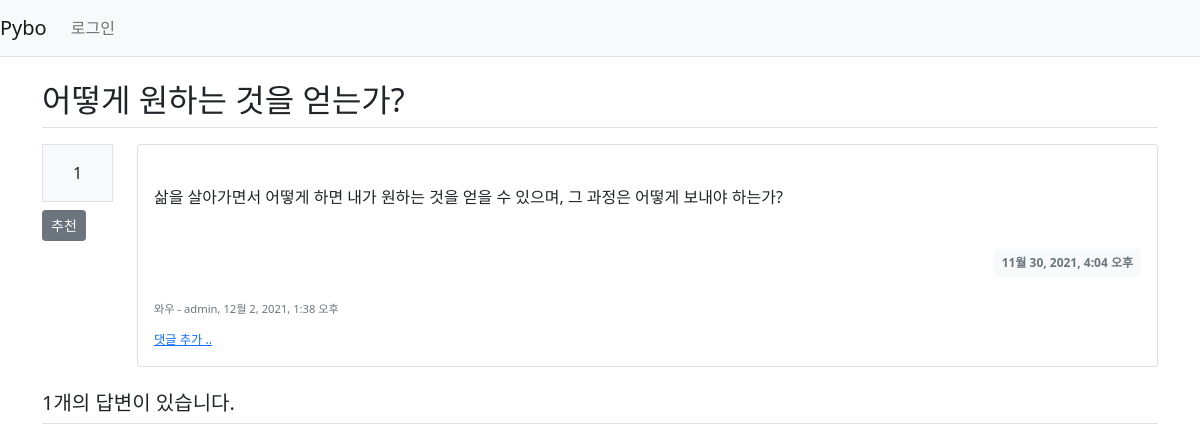
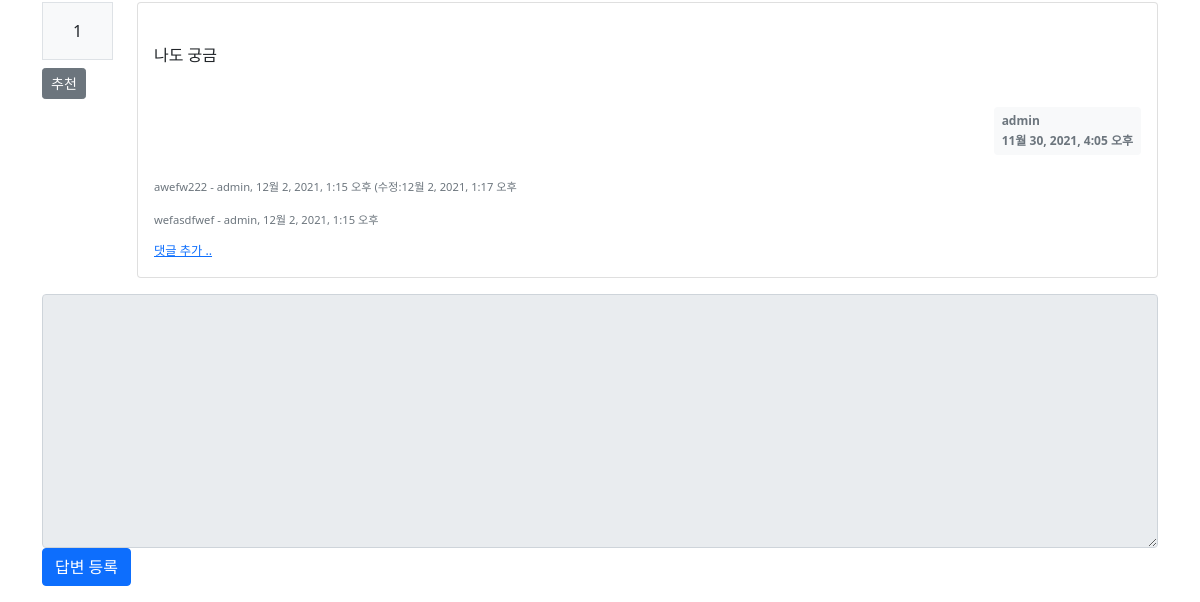
Page /pybo/307/ on the earlier database version (2 pictures, top to bottom).
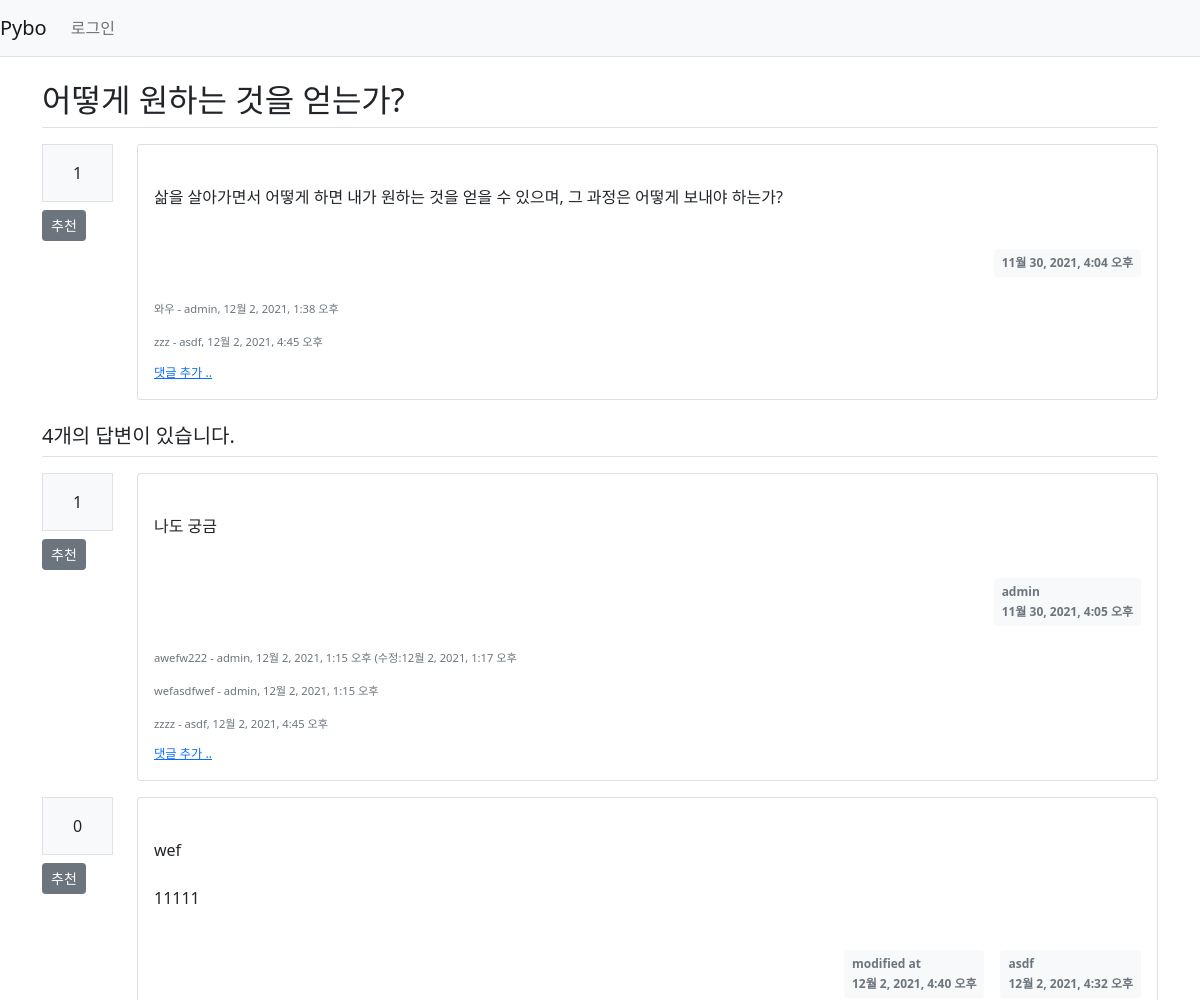
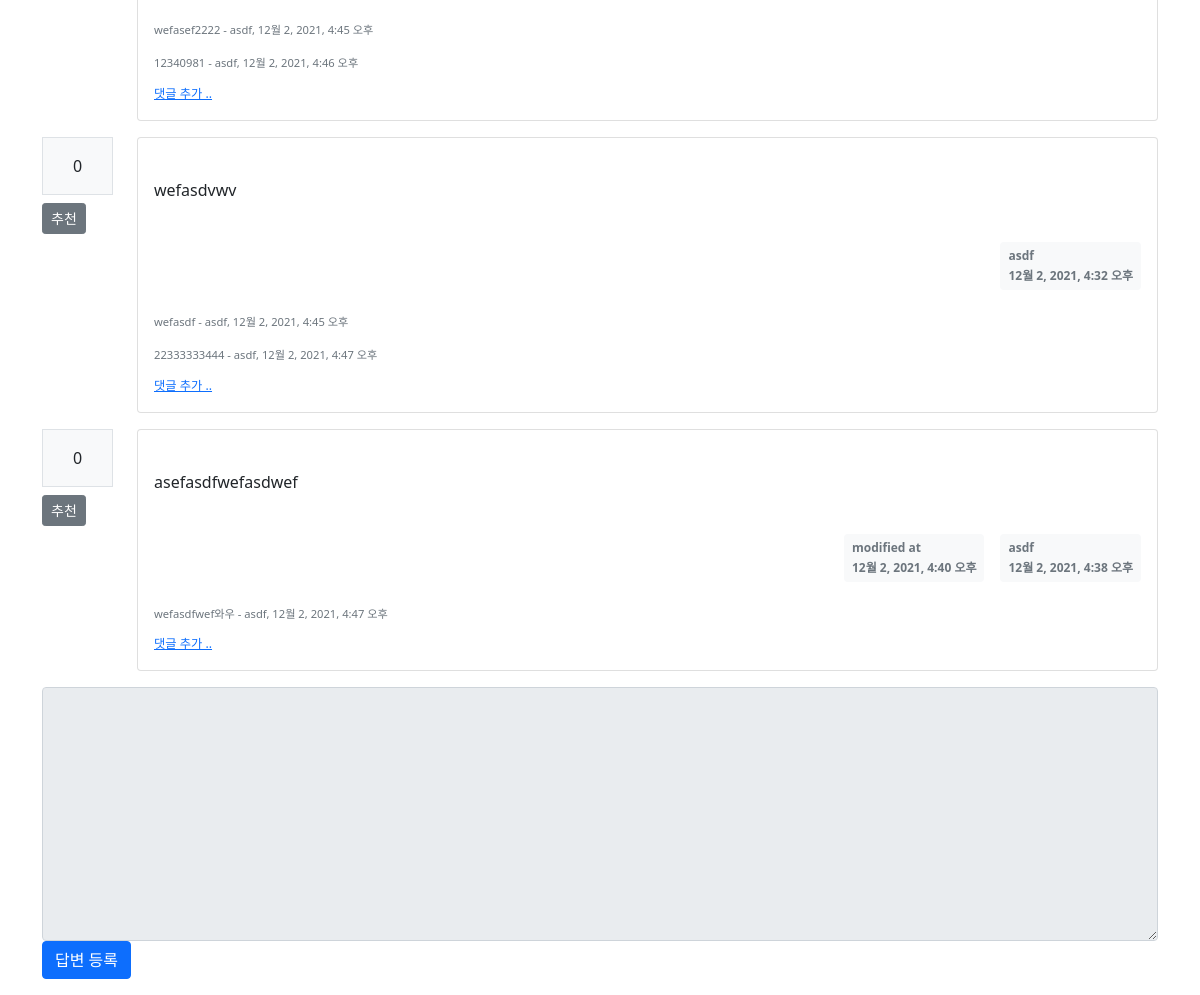
Same page on the later database version (2 pictures, top to bottom).
### pybo/models.py (models this page shows, shortened)
class Comment(models.Model):
    author = models.ForeignKey(User, on_delete=models.CASCADE)
    content = models.TextField()
    create_date = models.DateTimeField()
    modify_date = models.DateTimeField(null=True, blank=True)
    question = models.ForeignKey(Question, null=True, blank=True, on_delete=models.CASCADE)
    answer = models.ForeignKey(Answer, null=True, blank=True, on_delete=models.CASCADE)

class Question(models.Model):
    author = models.ForeignKey(User, on_delete=models.CASCADE, related_name='author_question')
    subject = models.CharField(max_length=200)
    content = models.TextField()
    modify_date = models.DateTimeField(null=True, blank=True)
    create_date = models.DateTimeField()
    voter = models.ManyToManyField(User, related_name='voter_question')

class Answer(models.Model):
    author = models.ForeignKey(User, on_delete=models.CASCADE, related_name='author_answer')
    question = models.ForeignKey(Question, on_delete=models.CASCADE)
    content = models.TextField()
    modify_date = models.DateTimeField(null=True, blank=True)
    create_date = models.DateTimeField()
    voter = models.ManyToManyField(User, related_name='voter_answer')

### pybo/views/base_views.py (the view)
# urls.py: path('<int:question_id>/', base_views.detail, name='detail'),
def detail(request, question_id):
    question = get_object_or_404(Question, pk=question_id)
    context = {'question': question}
    return render(request, 'pybo/question_detail.html', context)

### pybo/templatetags/pybo_filter.py (called while the page is built)
@register.filter()
def mark(value):
    extensions = ["nl2br", "fenced_code"]
    return mark_safe(markdown.markdown(value, extensions=extensions))

### templates/pybo/question_detail.html (shortened to what the changed rows need)
{% extends 'base.html' %}
{% load pybo_filter %}
{% block content %}
    <div class="container my-3">
        <h2 class="border-bottom py-2">{{ question.subject }} </h2>
        <div class="row my-3">
            <div class="col-1">
                <div class="bg-light text-center p-3 border mb-1">
                    {{ question.voter.count }}
                </div>
                <a href="#" data-uri="{% url 'pybo:vote_question' question.id %}"
                   class="recommend btn btn-sm btn-secondary btn-block my-1">추천</a>
            </div>
            <div class="col-11">
                <div class="card">
                    <div class="card-body">
                        <div class="card-text" style="white-space: pre-line;">
                            {{ question.content|mark }}
                        </div>
                        <div class="d-flex justify-content-end">
                            <div class="badge bg-light text-secondary p-2">
                                <div>{{ question.create_date }}</div>
                            </div>
                        </div>
                        {% if question.comment_set.count > 0 %}
                            <div class="mt-3">
                                {% for comment in question.comment_set.all %}
                                    <div class="comment py-2 text-muted">
                                        <span style="white-space: pre-line">{{ comment.content }}</span>
                                        <span>
                        - {{ comment.author }}, {{ comment.create_date }}
                    </span>
                                    </div>
                                {% endfor %}
                            </div>
                        {% endif %}
                    </div>
                </div>
            </div>
        </div>
        <h5 class="border-bottom my-3 py-2">
            {{ question.answer_set.count }}개의 답변이 있습니다.
        </h5>
        {% for answer in question.answer_set.all %}
            <div class="row my-3">
                <div class="col-1">
                    <div class="bg-light text-center p-3 border mb-1">
                        {{ answer.voter.count }}
                    </div>
                    <a href="#" data-uri="{% url 'pybo:vote_answer' answer.id %}"
                       class="recommend btn btn-sm btn-secondary btn-block my-1">추천</a>
                </div>
                <div class="col-11">
                    <div class="card">
                        <div class="card-body">
                            <div class="card-text" style="white-space: pre-line;">
                                {{ answer.content|mark }}
                            </div>
                            <div class="d-flex justify-content-end">
                                {% if answer.modify_date %}
                                    <div class="badge bg-light p-2 text-secondary text-start mx-3">
                                        <div class="mb-2">modified at</div>
                                        <div>{{ answer.modify_date }}</div>
                                    </div>
                                {% endif %}
                                <div class="badge bg-light text-secondary p-2 text-start">
                                    <div class="mb-2">{{ answer.author.username }}</div>
                                    <div>{{ answer.create_date }}</div>
                                </div>
                            </div>
                            {% if answer.comment_set.count > 0 %}
                                <div class="mt-3">
                                    {% for comment in answer.comment_set.all %}
                                        <div class="comment py-2 text-muted">
                                            <span style="white-space: pre-line">{{ comment.content }}</span>
                                            <span>
                        - {{ comment.author }}, {{ comment.create_date }}
                                                {% if comment.modify_date %}
                                                    (수정:{{ comment.modify_date }}
                                                {% endif %}
                                            </span>
                                        </div>
                                    {% endfor %}
                                </div>
                            {% endif %}
                            <div>
                                <a href="{% url 'pybo:comment_create_answer' answer.id %}"
                                   class="small"><small>댓글 추가 ..</small></a>
                            </div>
                        </div>
                    </div>
                </div>
            </div>
        {% endfor %}
        <form action="{% url 'pybo:answer_create' question.id %}" method="post" class="my-3">
            <div class="form-group">
            </div>
            <input type="submit" value="답변 등록" class="btn btn-primary">
        </form>
    </div>
{% endblock %}

Differences in the rows shown:
computed for Question "어떻게 원하는 것을 얻는가?": answer_set.count "1" → "4"
added Comment: content "zzz", author "asdf", create_date "12월 2, 2021, 4:45 오후", shown under "어떻게 원하는 것을 얻는가?"
added Comment: content "zzzz", author "asdf", create_date "12월 2, 2021, 4:45 오후", shown under Answer "나도 궁금"
added Answer: voter.count "0", content|mark "wef 11111", modify_date "12월 2, 2021, 4:40 오후", author.username "asdf", create_date "12월 2, 2021, 4:32 오후"
added Comment: content "wefasef2222", author "asdf", create_date "12월 2, 2021, 4:45 오후", shown under "0"
added Comment: content "12340981", author "asdf", create_date "12월 2, 2021, 4:46 오후", shown under "0"
added Answer: voter.count "0", content|mark "wefasdvwv", author.username "asdf", create_date "12월 2, 2021, 4:32 오후"
added Comment: content "wefasdf", author "asdf", create_date "12월 2, 2021, 4:45 오후", shown under "0"
added Comment: content "22333333444", author "asdf", create_date "12월 2, 2021, 4:47 오후", shown under "0"
added Answer: voter.count "0", content|mark "asefasdfwefasdwef", modify_date "12월 2, 2021, 4:40 오후", author.username "asdf", create_date "12월 2, 2021, 4:38 오후"
added Comment: content "wefasdfwef와우", author "asdf", create_date "12월 2, 2021, 4:47 오후", shown under "0"
